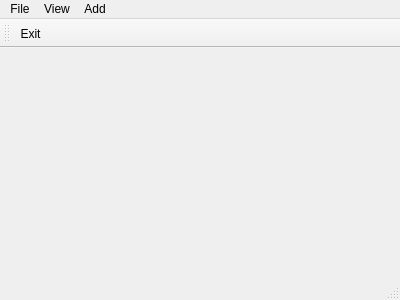
<?xml version="1.0" encoding="UTF-8"?>
<ui version="4.0">
 <class>MainWindow</class>
 <widget class="QMainWindow" name="MainWindow">
  <property name="geometry">
   <rect>
    <x>0</x>
    <y>0</y>
    <width>400</width>
    <height>300</height>
   </rect>
  </property>
  <property name="windowTitle">
   <string>Main Window</string>
  </property>
  <property name="windowIcon">
   <iconset resource="resources.qrc">
    <normaloff>:/new/prefix1/resources/bird-pngrepo-com.png</normaloff>:/new/prefix1/resources/bird-pngrepo-com.png</iconset>
  </property>
  <widget class="QWidget" name="centralWidget"/>
  <widget class="QMenuBar" name="menuBar">
   <property name="geometry">
    <rect>
     <x>0</x>
     <y>0</y>
     <width>400</width>
     <height>23</height>
    </rect>
   </property>
   <widget class="QMenu" name="menuFile">
    <property name="title">
     <string>File</string>
    </property>
    <addaction name="actionExit"/>
   </widget>
   <widget class="QMenu" name="menuAdd">
    <property name="title">
     <string>Add</string>
    </property>
    <addaction name="actionDial"/>
   </widget>
   <widget class="QMenu" name="menuView">
    <property name="title">
     <string>View</string>
    </property>
   </widget>
   <addaction name="menuFile"/>
   <addaction name="menuView"/>
   <addaction name="menuAdd"/>
  </widget>
  <widget class="QToolBar" name="mainToolBar">
   <attribute name="toolBarArea">
    <enum>TopToolBarArea</enum>
   </attribute>
   <attribute name="toolBarBreak">
    <bool>false</bool>
   </attribute>
   <addaction name="actionExit"/>
  </widget>
  <widget class="QStatusBar" name="statusBar"/>
  <action name="actionExit">
   <property name="icon">
    <iconset resource="resources.qrc">
     <normaloff>:/new/prefix1/resources/exit.png</normaloff>:/new/prefix1/resources/exit.png</iconset>
   </property>
   <property name="text">
    <string>Exit</string>
   </property>
   <property name="toolTip">
    <string>Exit application</string>
   </property>
  </action>
  <action name="actionDial">
   <property name="text">
    <string>Dial</string>
   </property>
  </action>
 </widget>
 <layoutdefault spacing="6" margin="11"/>
 <resources>
  <include location="resources.qrc"/>
 </resources>
 <connections/>
</ui>
